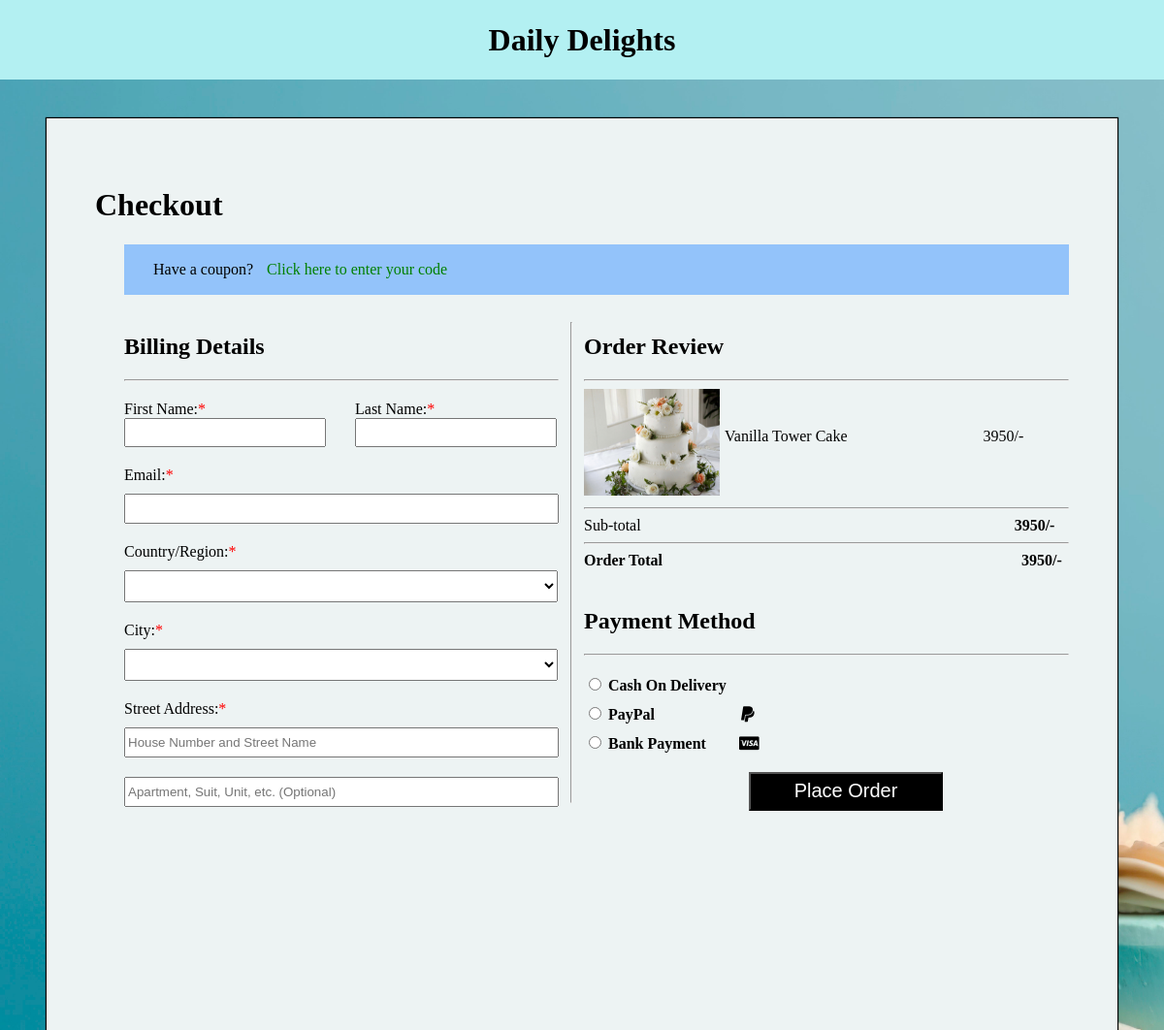
The page /checkout.php?id=27 on the database its author committed.
### tables this page shows
CREATE TABLE `product` (
  `id` int(30) NOT NULL,
  `title` varchar(55) NOT NULL,
  `type` varchar(55) NOT NULL,
  `price` varchar(30) NOT NULL,
  `imgUrl` varchar(55) NOT NULL
);

### shopdb.php (called while the page is built, shortened)
<?php
class database
{
    public function connect()
    {
        $this->con = new PDO("mysql: host=localhost; dbname=shop", "root", "");
    }
}
?>

### product_class.php (called while the page is built, shortened)
<?php
include('shopdb.php');
class product extends database{
    public function getProductById($id){
        $q = "SELECT * FROM product where id=$id";
        $data = $this->con->query($q);
        return $data;
    }
}
?>

### checkout.php (the view, shortened to what this page needs)
<?php
include('product_class.php');
$id = $_REQUEST['id'];
$p = new product;
$p->connect();
$data = $p->getProductById($id);
$item = $data->fetch();
?>
<!DOCTYPE html>
<html lang="en">
<head>
    <link rel="stylesheet" href="https://cdnjs.cloudflare.com/ajax/libs/font-awesome/4.7.0/css/font-awesome.min.css">
</head>
<body>
<div class="heading"><h1> Daily Delights </h1></div>
<div class="Container">
    <div><h1> Checkout </h1></div>
    <div class="billing">
        <div class="coupon">Have a coupon?<a href="" style="padding-left: 10px;"> Click here to enter your code</a>
        </div>
        <div style="display: flex; margin-top: 20px; ">
            <div>
                <form action="checkout_server.php" method="get">
                <div><h2> Billing Details </h2></div>
                <hr/>
                <div style="display: flex; margin-top: 20px;">
                    <div>
                        <div>First Name:<label style="color: red">*</label></div>
                        <div><input type="text" name="f_name" style="width: 200px; height: 24px" required></div>
                    </div>
                    <div style=" margin-bottom: 20px; margin-left: 30px">
                        <div>Last Name:<label style="color: red">*</label></div>
                        <div><input type="text" name="l_name" style="width: 200px; height: 24px" required></div>
                    </div>
                </div>
                    <div>Email:<label style="color: red">*</label></div>
                        <div class="margin"><input type="email" name="email" style="width: 440px; height: 25px" required></div>
                    <div>Country/Region:<label style="color: red">*</label></div>
                        <div class="margin"><select name="country" style="width: 447px; height: 33px" required>
                            <option value="">  </option>
                            <option value="Pakistan"> Pakistan </option>
                            </select><br/>
                        </div>
                        <div>City:<label style="color: red">*</label></div>
                        <div class="margin"><select name="city" style="width: 447px; height: 33px" required>
                            <option value="">  </option>
                            <option value="Lahore"> Lahore </option>
                            <option value="Faisalabad"> Faisalabad </option></select><br/>
                        </div>
                        <div style="margin-bottom: 10px;">Street Address:<label style="color: red">*</label></div>
                        <div style="margin-bottom: 20px;"><input type="text" name="street" placeholder="House Number and Street Name" style="width: 440px; height: 25px;" required></div>
                        <div><input type="text" name="suit" placeholder="Apartment, Suit, Unit, etc. (Optional)" style="width: 440px; height: 25px" ></div>
                </div>
                <hr/>
            <div class="product">
                <div style="margin-bottom: 20px"><h2> Order Review </h2></div>
                <hr/>
                <div style="display: flex">
                    <div> <?php echo '<img width=140px height=110px src=' . $item[4] .' />'; ?> </div>
                    <div style="padding-top: 40px; padding-left: 5px"> <?php echo $item[1]; ?> </div>
                    <div style="padding-top: 40px; margin-left: 140px;"> <?php echo $item[3]; echo '/-'; ?> </div>
                </div>
                <hr/>
                <div style="float: left; margin-right: 385px;">Sub-total</div>
                <div style="font-weight: bold"><?php echo $item[3]; echo '/-'; ?></div>
                <hr/>
                <div style="float: left; margin-right: 370px; font-weight: bold">Order Total</div>
                <div style="font-weight: bold"><?php echo $item[3]; echo '/-'; ?></div>
                <div style="margin-bottom: 20px; margin-top: 40px"><h2> Payment Method </h2></div>
                <hr/>
                <div style="font-weight: bold; margin-top: 20px"><input type="radio" name="payment"> <label> Cash On Delivery </label></div>
                <div style="font-weight: bold; margin-top: 10px"><input type="radio" name="payment"> <label style="margin-right: 85px"> PayPal </label><i class="fa fa-paypal" aria-hidden="true"></i></div>
                <div style="font-weight: bold; margin-top: 10px"><input type="Radio" name="payment"> <label style="margin-right: 30px"> Bank Payment </label><i class="fa fa-cc-visa" aria-hidden="true"></i></div>
                <div class="placeorder"><input type='submit' value='Place Order' class='order'/></a></div>
            </div>
        </div>
    </div>
</div>
</body>
</html>

### checkout.php (style rules this page uses)
body { font-family: calibri; margin : 0px; padding : 0px; background-size: cover; background-size: center; background-image: url("123.jpeg"); }
.Container { box-shadow: 0px 0px 1px 1px; background-color: rgb(237, 243, 243); margin-left: 4%; margin-right: 4%; height: 105vh; padding: 50px; margin-top: 40px; }
.coupon { background-color: rgb(147, 195, 250); height: 35px; padding-top: 17px; padding-left: 30px; }
.billing { margin-left: 30px; margin-top: 10px; }
.heading { text-align: center; font-family: Lucida Handwriting; background-color: #b3f0f2; height: 80px; padding-top: 2px; }
.margin { margin-bottom: 20px; margin-top: 10px; }
.product { width: 500px; }
.order { width: 200px; height: 40px; font-size: 20px; color: white; background-color: black; }
.placeorder { margin-right: 15px; margin-top: 20px; float: left; margin-left: 170px; }
a { text-decoration: none; color: green; }

### rows shown on the page
product: imgUrl (picture), title "Vanilla Tower Cake", price "3950"
